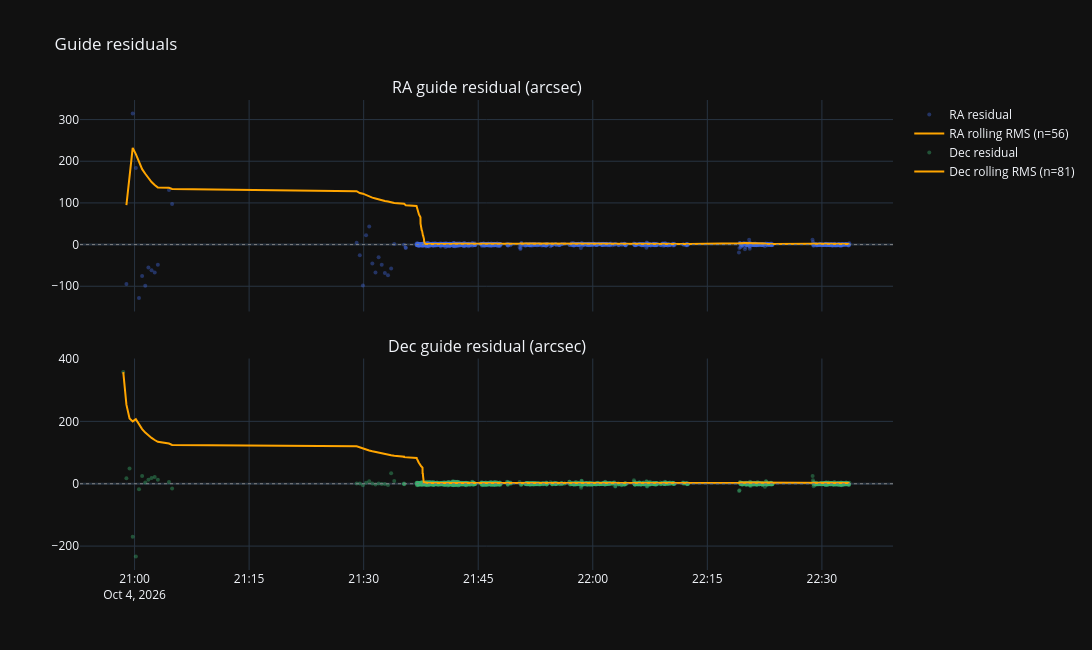

Notebook source saved alongside this figure:
### Markdown cell above
## 2. Did the guide residuals shrink?

Each guide correction's residual (what the guider still had to correct). A sync-guide row carries both axes, a
pulse-guide row one. With PEC drift learning the drift, the rolling RMS should come down after the first ~15 min.

### Code cell
def axis_resid(col):
    r = df.dropna(subset=[col]).sort_values('t_sec').reset_index(drop=True)
    r['arcsec'] = r[col] * 60
    n = max(5, len(r) // 20)
    r['rms_roll'] = r['arcsec'].rolling(n, min_periods=1).apply(lambda x: np.sqrt(np.mean(x ** 2)))
    return r, n

def trend_summary(r, label):
    t, y = r['t_sec'].values, r['arcsec'].values
    if len(t) < 4:
        return dict(axis=label, corrections=len(t))
    k = max(1, len(y) // 5)
    first, last = rms(y[:k]), rms(y[-k:])
    return {'axis': label, 'corrections': len(y), 'trend "/h': np.polyfit(t, y, 1)[0] * 3600,
            'first 20% rms "': first, 'last 20% rms "': last, 'change %': 100 * (last - first) / first if first else np.nan}

resid = {ax: axis_resid(col) for ax, col in (('RA', 'resid_1'), ('Dec', 'resid_2'))}
display(pd.DataFrame([trend_summary(r, ax) for ax, (r, _) in resid.items()]).round(2))
fig = make_subplots(rows=2, cols=1, shared_xaxes=True, vertical_spacing=0.1,
                    subplot_titles=[f'{ax} guide residual (arcsec)' for ax in resid])
for i, (ax, (r, n)) in enumerate(resid.items(), start=1):
    fig.add_trace(go.Scatter(x=r['timestamp'], y=r['arcsec'], mode='markers', name=f'{ax} residual',
                             marker=dict(size=4, opacity=0.4, color='royalblue' if i == 1 else 'mediumseagreen')), row=i, col=1)
    fig.add_trace(go.Scatter(x=r['timestamp'], y=r['rms_roll'], name=f'{ax} rolling RMS (n={n})',
                             line=dict(color='orange', width=2)), row=i, col=1)
    fig.add_hline(y=0, line=dict(color='gray', width=1, dash='dot'), row=i, col=1)
fig.update_layout(height=650, width=1200, template=TEMPLATE, hovermode='x unified', title='Guide residuals')
fig.show()

### Figure 1 — Plotly figure (JSON) as saved in the notebook; plotly's stock layout.template omitted (floating-point values rounded to 4 significant figures; data arrays with more than 128 entries replaced by an {"elided": "..."} marker saying what was removed)
{"data": [{"marker": {"color": "royalblue", "opacity": 0.4, "size": 4}, "mode": "markers", "name": "RA residual", "type": "scatter", "x": {"elided": "1139 str values"}, "xaxis": "x", "y": {"elided": "1139 float values"}, "yaxis": "y"}, {"line": {"color": "orange", "width": 2}, "name": "RA rolling RMS (n=56)", "type": "scatter", "x": {"elided": "1139 str values"}, "xaxis": "x", "y": {"elided": "1139 float values"}, "yaxis": "y"}, {"marker": {"color": "mediumseagreen", "opacity": 0.4, "size": 4}, "mode": "markers", "name": "Dec residual", "type": "scatter", "x": {"elided": "1625 str values"}, "xaxis": "x2", "y": {"elided": "1625 float values"}, "yaxis": "y2"}, {"line": {"color": "orange", "width": 2}, "name": "Dec rolling RMS (n=81)", "type": "scatter", "x": {"elided": "1625 str values"}, "xaxis": "x2", "y": {"elided": "1625 float values"}, "yaxis": "y2"}], "layout": {"annotations": [{"font": {"size": 16}, "showarrow": false, "text": "RA guide residual (arcsec)", "x": 0.5, "xanchor": "center", "xref": "paper", "y": 1, "yanchor": "bottom", "yref": "paper"}, {"font": {"size": 16}, "showarrow": false, "text": "Dec guide residual (arcsec)", "x": 0.5, "xanchor": "center", "xref": "paper", "y": 0.45, "yanchor": "bottom", "yref": "paper"}], "height": 650, "hovermode": "x unified", "shapes": [{"line": {"color": "gray", "dash": "dot", "width": 1}, "type": "line", "x0": 0, "x1": 1, "xref": "x domain", "y0": 0, "y1": 0, "yref": "y"}, {"line": {"color": "gray", "dash": "dot", "width": 1}, "type": "line", "x0": 0, "x1": 1, "xref": "x2 domain", "y0": 0, "y1": 0, "yref": "y2"}], "title": {"text": "Guide residuals"}, "width": 1200, "xaxis": {"anchor": "y", "domain": [0, 1], "matches": "x2", "showticklabels": false}, "xaxis2": {"anchor": "y2", "domain": [0, 1]}, "yaxis": {"anchor": "x", "domain": [0.55, 1]}, "yaxis2": {"anchor": "x2", "domain": [0, 0.45]}}}
